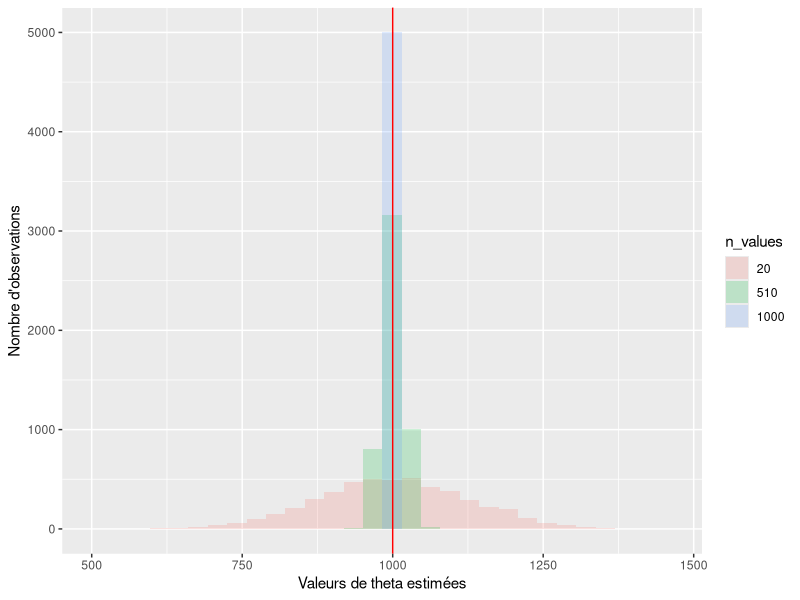
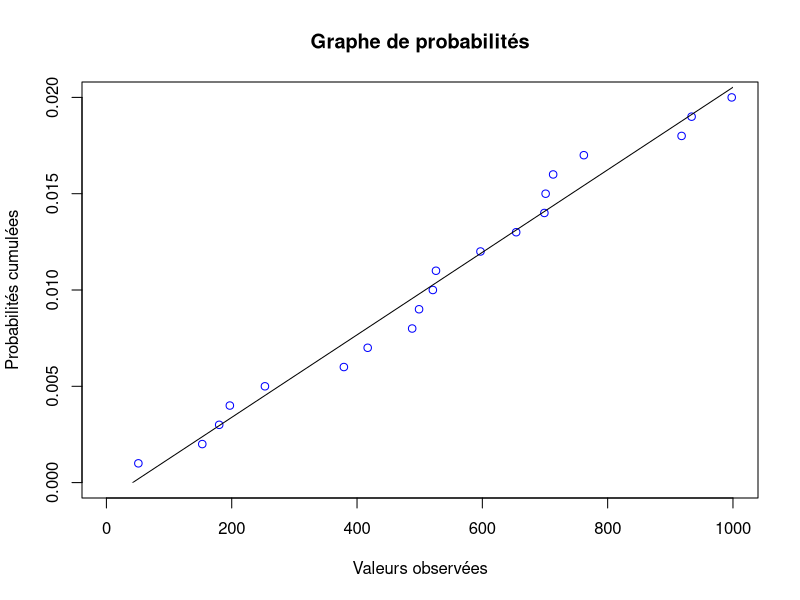

Recreate these plots in R, in order. (Note: this script raises an error after producing the figures.)
library(ggplot2)

# Q7.

histogram <- function(observations) {
    # Histogramme des observations
    par(mfcol = c(1, 2))
    
    # classes de même largeur
    # nombre de classes
    k <- ceiling(log(length(observations)) / log(2)) + 1
    a0 <-
        min(observations) - 0.025 * (max(observations) - min(observations))
    ak <-
        max(observations) + 0.025 * (max(observations) - min(observations))
    h <- (ak - a0) / k
    breaks = seq(a0, ak, h)
    
    histogram.largeur <- hist(
        observations,
        breaks = breaks,
        prob = T,
        main = "Histogramme des observations",
        ylab = "Nombre d'observations",
        xlab = "Valeurs observées"
    )
    # text(histogram.largeur$mids,
    #      histogram.largeur$counts,
    #      labels = histogram.largeur$counts,
    #      adj = c(0.5, -0.5))
    
    # classes de même effectif
    nombre_elements <- length(observations) / k
    observations.sorted <- sort(observations)
    b <- nombre_elements * 1:k - 1
    breaks <-
        c(a0, (observations.sorted[b] + observations.sorted[b + 1]) / 2, ak)
    
    histogram.effectif <- hist(
        observations,
        breaks = breaks,
        prob = T,
        main = "Histogramme des observations",
        ylab = "Nombre d'observations",
        xlab = "Valeurs observées"
    )
    # text(histogram.effectif$mids,
    #      histogram.effectif$counts,
    #      labels = histogram.effectif$counts,
    #      adj = c(0.5, -0.5))
    
    par(mfcol = c(1, 1))
}

probability_graph <-
    function(nombre_observations, theta) {
        observations <- sample(1:theta, nombre_observations, replace = T)
        # nombre_lancers premières composantes du vecteur d'observations triées
        observations.clip = sort(observations)[1:nombre_observations]
        probabilites_cumulee = seq(1:nombre_observations) / theta
        plot(
            observations.clip,
            probabilites_cumulee,
            main = "Graphe de probabilités",
            ylim = c(0, max(probabilites_cumulee)),
            # doit rester inférieur à 1
            xlim = c(1, theta),
            col = "blue",
            ylab = "Probabilités cumulées",
            xlab = "Valeurs observées"
        )
        
        # Régression linéaire
        observations.lm <-
            lm(probabilites_cumulee ~ observations.clip)
        # print(coef(observations.lm))
        # print(summary(observations.lm)$r.squared)
        
        # Tracé de la droite
        clip(1, theta, 0, 1)
        abline(observations.lm,
               ylim = c(0, max(probabilites_cumulee)),
               # doit rester inférieur à 1
               xlim = c(1, theta))
        
        # on récupère l'inverse de la pente de la droite de régression
        theta_graph <- 1 / coef(observations.lm)[2]
        
        return(theta_graph)
    }


estimateur.graph <- function(theta, nombre_observations) {
    observations = sample(1:theta, nombre_observations, replace = T)
    observations.clip = sort(observations)[1:nombre_observations]
    probabilites_cumulee = seq(1:nombre_observations) / theta
    observations.lm <-
        lm(probabilites_cumulee ~ observations.clip)
    return(1 / coef(observations.lm)[2])
}

estimateur.moments <-
    function(theta, nombre_observations, replace) {
        observations = sample(1:theta, nombre_observations, replace = replace)
        return(2 * mean(observations) - 1)
    }

estimateur.mediane <-
    function(theta, nombre_observations, replace) {
        observations = sample(1:theta, nombre_observations, replace = replace)
        return(2 * median(observations) - 1)
    }

estimateur.max <- function(theta, nombre_observations, replace) {
    observations = sample(1:theta, nombre_observations, replace = replace)
    return(max(observations))
}

estimateur.variance_min <-
    function(theta, nombre_observations, replace) {
        observations = sample(1:theta, nombre_observations, replace = replace)
        n = length(observations)
        m = max(observations)
        return((m ^ (n + 1) - (m - 1) ^ (n + 1)) / (m ^ n - (m - 1) ^ n))
    }

estimateur.max_unbiaised <-
    function(theta, nombre_observations, replace) {
        observations = sample(1:theta, nombre_observations, replace = replace)
        return((1 + 1 / length(observations)) * max(observations) - 1)
    }

estimateur.max_min <-
    function(theta, nombre_observations, replace) {
        observations = sample(1:theta, nombre_observations, replace = replace)
        return(max(observations) + min(observations) - 1)
    }


estimate_avec_remise <- function(nombre_observations, theta) {
    # Nombre de répétitions (ou d'échantillons)
    m = 5000
    
    # Estimateur des moments
    theta_moments <-
        replicate(m,
                  estimateur.moments(theta, nombre_observations, replace = T))
    # Estimateur de la médiane empirique
    theta_mediane <-
        replicate(m,
                  estimateur.mediane(theta, nombre_observations, replace = T))
    # Estimateur du maximum de vraisemblance
    theta_max <-
        replicate(m, estimateur.max(theta, nombre_observations, replace = T))
    # Estimateur graphique
    theta_graph <-
        replicate(m, estimateur.graph(theta, nombre_observations))
    # Estimateur de variance minimale
    theta_min <-
        replicate(m,
                  estimateur.variance_min(theta, nombre_observations, replace = T))
    
    return_list <-
        list(
            "moments" = theta_moments,
            "mediane" = theta_mediane,
            "max" = theta_max,
            "graph" = theta_graph,
            "variance_min" = theta_min
        )
    return(return_list)
}

estimate_sans_remise <- function(nombre_observations, theta) {
    # Nombre de répétitions (ou d'échantillons)
    m = 5000
    
    # Estimateur des moments
    theta_moments <-
        replicate(m,
                  estimateur.moments(theta, nombre_observations, replace = F))
    # Estimateur du maximum de vraisemblance
    theta_max <-
        replicate(m, estimateur.max(theta, nombre_observations, replace = F))
    # Estimateur sans biais
    theta_ss_biais <-
        replicate(m,
                  estimateur.max_unbiaised(theta, nombre_observations, replace = F))
    # Estimateur proposé
    theta_prop <-
        replicate(m,
                  estimateur.max_min(theta, nombre_observations, replace = F))
    
    return_list <-
        list(
            "moments" = theta_moments,
            "max" = theta_max,
            "max_unbiaised" = theta_ss_biais,
            "max_min" = theta_prop
        )
    return(return_list)
}


# Affichages graphiques
plot_estimations <- function(estimations) {
    for (name in names(estimations)) {
        print(
            qplot(
                estimations[[name]],
                main = paste("Distribution de l'estimateur", name),
                ylab = "Nombre d'observations",
                xlab = "Valeurs de theta estimées",
                fill = ..count..
            ) + theme_minimal() + geom_vline(aes(xintercept = 1000), lty = 3) + scale_fill_gradient(low = "blue", high = "red") + annotate(
                "text",
                x = (min(estimations[[name]]) + 1000) / 2,
                y = 5000 / 6,
                label = paste("sd<theta> :", round(sd(
                    estimations[[name]]
                ), digits = 2)),
                fontface = 2
            ) + annotate(
                "text",
                x = (min(estimations[[name]]) + 1000) / 2,
                y = 5000 / 6  - 60,
                label = paste("<theta> :", round(mean(
                    estimations[[name]]
                ), digits = 2)),
                fontface = 2
            )
        )
        moyenne_glissante <- vector()
        for (i in 1:5000) {
            moyenne_glissante[i] <- mean(estimations[[name]][1:i])
        }
        print(
            qplot(
                1:5000,
                moyenne_glissante,
                xlab = "Numéro de l'observation",
                ylab = "Moyenne glissante"
            ) + geom_line() + geom_hline(yintercept = 1000, color = "red")
        )
    }
}

# Analyse des graphes
# Pour vérifier si l'estimateur est biaisé ou non on fait 5000 simulations
# avec theta et n fixés. On applique ensuite les estimateurs à chaque échantillon
# et on observe la distribution obtenue.
# Un estimateur non biaisée aura, sur de nombreuses simulations, une valeur moyenne égale au nombre réel de tanks (ie. theta).
# L'efficacité de l'estimateur est observé en regardant la valeur de la variance.
# Un estimateur non-biaisé efficace aura la plus petite variance parmi les autres estimateurs non biaisés.
# On peut aussi observer la consistance de l'estimateur. On devrait observer que la distribution se concentre autour de la valeur réelle de theta lorsque le nombre d'observations augmente.
# Plus l'on capture de tanks, plus notre estimation de theta aura de chance d'être correcte.

superposed_histplot <- function(estimations) {
    # estimations est ici une matrice
    df <- stack(as.data.frame(cbind.data.frame(estimations)))
    colnames(df)[2] <- "n_values"
    ggplot(df, aes(x = values, fill = n_values)) + geom_histogram(alpha =
                                                                      0.2, position = "identity") + geom_vline(xintercept = 1000, color = "red") + ylab("Nombre d'observations") + xlab("Valeurs de theta estimées")
}

consistance <- function(theta, estimateur) {
    m <- 5000
    echantillon.number <- c(m, m, m)
    echantillon.length <- seq(20, theta, length.out = 3)
    new_list <-
        mapply(function(n, m) {
            replicate(m, estimateur.moments(theta, n, replace = F))
        }, echantillon.length, echantillon.number)
    colnames(new_list) <- echantillon.length
    return(new_list)
}

superposed_histplot(consistance(1000, estimateur.moments))

# Intervalles de confiance Q10.
intervalle <- function(observations, alpha) {
    maximum <- max(observations)
    n <- length(observations)
    return(c(maximum, maximum / (alpha ^ (1 / n))))
}

frequency <- function(theta, n, alpha = 0.05) {
    observations <- sample(1:theta, n, replace = F)
    inter <- intervalle(observations, alpha)
    return((theta >= inter[1] & theta <= inter[2]))
}

simul.confiance <- function(theta) {
    nombre <- 10
    echantillon.number <- round(seq(100, 5000, length.out = nombre))
    echantillon.length <- round(seq(1, theta, length.out = nombre))
    new_list <-
        mapply(function(n, m) {
            replicate(m, frequency(theta, n))
        }, echantillon.length, echantillon.number)
    percent <-
        sapply(new_list, function(logi) {
            sum(logi) / length(logi)
        })
    attr(percent, "echantillon.length") <- echantillon.length
    attr(percent, "echantillon.number") <- echantillon.number
    return(percent)
}

l <- simul.confiance(100)
# Comme prévu, lorsque n augmente on tend vers 1


bias <- function(observations, theta) {
    return(mean(observations) - theta)
}

mse <- function(observations, theta) {
    return(var(observations) + bias(observations, theta) ^ 2)
}

estimators.summary <- function(estimations, theta) {
    # Si un estimateur est non biaisé, sa variance est égale à sa MSE
    # La variance mesure la précision de l'estimateur.
    # Le biais mesure son exactitude.
    # Un estimateur avec une bonne MSE à une petite variance et un petit biais.
    estimations.mean <- sapply(estimations, mean)
    estimations.median <- sapply(estimations, median)
    estimations.sd <- sapply(estimations, sd)
    estimations.var <- sapply(estimations, var)
    estimations.bias <- sapply(estimations, bias, theta = theta)
    estimations.mse <- sapply(estimations, mse, theta = theta)
    estimations.summary <- data.frame(
        estimations.mean = estimations.mean,
        estimations.median = estimations.median,
        estimations.sd = estimations.sd,
        estimations.var = estimations.var,
        estimations.bias = estimations.bias,
        estimations.mse = estimations.mse
    )
    print(t(estimations.summary))
}

# le nombre d'observations est toujours inférieur à theta
# (on ne peut pas observer plus de tanks que le nombre de tanks produits)
probability_graph(nombre_observations = 20, theta = 1000)
# ou plus simplement
plot(ecdf(sample(1:theta, nombre_observations, replace = T)))
estimations <-
    estimate_avec_remise(nombre_observations = 20, theta = 1000)
estimators.summary(estimations, theta = 1000)
# theta = 1000 et n = 20
histogram(sample(1:1000, 20, replace = T))
# on n'affiche pas l'estimateur graphique
plot_estimations(estimations[-4])

estimations <-
    estimate_sans_remise(nombre_observations = 20, theta = 1000)
estimators.summary(estimations, theta = 1000)
# theta = 1000 et n = 20
histogram(sample(1:1000, 20, replace = F))
plot_estimations(estimations)



# 2. Comparaison de variances entre estimateurs sans remise non biaisés

var.moments <- function(theta, n) {
    return((theta - n) * (theta - 1) / (3 * n))
}
var.max_unbiaised <- function(theta, n) {
    return(1 / n * (theta - n) * (theta - 1) / (n + 2))
}
var.max_min <- function(theta, n) {
    return(2 / (n + 1) * (theta - n) * (theta - 1) / (n + 2))
}

theta <- 1000
taille_echantillon <- 100
values_moments <- vector(length = taille_echantillon)
values_max_unbiaised <- vector(length = taille_echantillon)
values_max_min <- vector(length = taille_echantillon)
for (n in 1:taille_echantillon) {
    values_moments[n] <- sqrt(var.moments(theta, n = n))
    values_max_unbiaised[n] <- sqrt(var.max_unbiaised(theta, n))
    values_max_min[n] <- sqrt(var.max_min(theta, n))
}
print(
    ggplot(
        data.frame(
            y = values_moments,
            y1 = values_max_unbiaised,
            y2 = values_max_min,
            x = 1:taille_echantillon
        ),
        aes(x, y)
    ) + geom_point(aes(x, y), color = "red") + geom_point(aes(x, y1), color = "green") + geom_point(aes(x, y2), color = "blue") + theme_minimal() +
        ylab(paste(
            "Ecart type des estimateurs pour theta =", theta
        )) + xlab("Taille n de l'échantillon")
)
# On voit que l'estimateur max_unbiaised (en vert) a la plus faible variance des 3 estimateurs toute taille d'échantillons confondue.
# C'est en fait le MVUE.

# Confidence Intervals
# on visualise la distribution de chaque estimateur sur 5000 simulations en faisant varier theta
confidence <- function(nombre_observations, estimateur) {
    m <- 5000
    observations <- round(seq(100, 160, length.out = 7))
    new_list <-
        lapply(observations, function(theta) {
            replicate(m, estimateur(theta, nombre_observations, replace = F))
        })
    names(new_list) <- observations
    return(new_list)
}

superposed_boxplot <- function(estimations) {
    # estimations est ici une liste
    # Pour tracer la ligne
    observations = sample(1:120, 20, replace = F)
    # Pour tracer tout le reste
    df <- stack(as.data.frame(do.call(cbind, estimations)))
    colnames(df)[2] <- "theta_values"
    ggplot() + geom_boxplot(
        data = df,
        aes(x = theta_values, y = values, fill = theta_values),
        outlier.shape = NA
    ) + ylab("Estimations de theta") + xlab("Valeurs réelles de theta") + geom_point(data = data.frame(x = seq(1, 7), y = round(seq(
        100, 160, length.out = 7
    ))),
    aes(x = x, y = y),
    color = "pink") + geom_line(data = data.frame(x = seq(1, 7), y = round(seq(
        100, 160, length.out = 7
    ))),
    aes(x = x, y = y),
    linetype = "dashed") + geom_hline(yintercept = max(observations), color = "blue")
}
superposed_boxplot(confidence(20, estimateur.moments))

# On réalise ici une estimation de l'intervalle auquel appartient le nombre de tanks.
# Disons que l'on observe un numéro de série maximum de 200 pour des échantillons de 20 tanks, et supposons que theta soit égal à 2000.
# Cela pourrait être vrai que l'on n'ait capturé des tanks présents dans les 200 premiers sortis de l'usine. Cependant c'est peu probable ie. on a plus de chances d'observer un numéro de série supérieur à 200 s'il y a réellement 2000 tanks. Ainsi on est confiant que les allemands ont moins de 2000 tanks.

# On cherche ici une borne supérieure sur theta.
# On trace la droite donnant l'estimation de theta pour la valeur maximale observée sur la première boite avec n = 20.
# On voit que l'estimation de theta est en dessous de ce qu'on observe avec une probabilité de 25% quand theta vaut ... . Ainsi, basé sur notre ligne d'observation, on rejetterai l'hypothèse nulle que theta vaut ... avec une certitude de 75%, parce qu'il est peu probable que le nombre maximal de tanks soit aussi bas s'il y avait vraiment ... tanks.
# Ainsi, pour n = 20 et pour le maximum de la première boîte, on peut dire que le nombre de tanks produit par les allemands est inférieur à ... avec une confiance de 75%.

# 2.2
# P(max <= k)
# k(k - 1)...(k - n + 1) / theta(theta - 1)...(theta - n + 1)
dunif.max <-
    function(x, k, n) {
        ifelse(x == k, 1, prod(k:(k - n + 1)) / prod(x:(x - n + 1)))
    }

values_n5 <- vector(length = 299)
for (i in 100:400) {
    values_n5[i - 99] <- dunif.max(x = i, k = 100, n = 5)
}

values_n10 <- vector(length = 299)
for (i in 100:400) {
    values_n10[i - 99] <- dunif.max(x = i, k = 100, n = 10)
}

# Affichage de la fonction de répartition comme fonction de theta pour n et k fixés:
# 95% du temps, le nombre total de tanks sera inférieur à environ 180 pour un maximum des observations k = 100 et n = 5 tanks.
print(
    ggplot(data.frame(y = values_n5, x = 100:400), aes(x, y)) + geom_point() +
        theme_minimal() + ylab("Fonction de répartition du maximum des observations") + xlab("theta") + geom_hline(aes(yintercept = .05), lty = 3)
)

# Avec 5 tanks supplémentaires capturés, on s'attend à ce que le nombre de tanks soit inférieur à environ 135 95% du temps.
# Augmenter la taille de l'échantillon donne une estimation plus précise de theta.
# On peut estimer theta en prenant la médiane de cette distribution. Ce n'est pas la meilleur estimation.
print(
    ggplot(data.frame(
        y = values_n5, y1 = values_n10, x = 100:400
    ), aes(x, y)) +
        geom_point() + geom_point(aes(x, y1), color = "gray") + theme_minimal() +
        ylab("Fonction de répartition du maximum des observations") + xlab("theta") + geom_hline(aes(yintercept = .05), lty = 3)
)

# P(max = k)
unif.max <- function(x, k, n) {
    choose(k - 1, n - 1) / choose(x, n)
}

values <- vector(length = 299)
for (i in 100:400) {
    values[i - 99] <- unif.max(i, k = 100, n = 5)
}
# La valeur de theta qui maximise la probabilité est le maximum k de l'échantillon. 100 est certainement une valeur sous-estimée de theta. En effet, cet estimateur est biaisé.
print(
    qplot(y = values, x = 100:400) + geom_line() + theme_minimal() + ylab("Probabilité que le maximum soit égal à k") + xlab("theta")
)

# Partie 3.

iphones <- read.table("iPhones.csv", sep = ";", header = T)
iphones.no.X <-
    data.frame(sapply(iphones, function(char) {
        gsub("X", "0", char)
    }))

lookupTAC <- seq(1:15)
names(lookupTAC) <- c(
    "161200",
    "161300",
    "161400",
    "171200",
    "171300",
    "171400",
    "174200",
    "174300",
    "174400",
    "177100",
    "177300",
    "177400",
    "177500",
    "177600",
    "180900"
)


NS <- function(char) {
    return((as.numeric(unname(lookupTAC[substr(char, 3, 8)])) - 1) * 1e6  + as.numeric(substr(char, 9, 14)))
}
NS("011613006769038")

iphones.no.X <- cbind(iphones.no.X, NS = NS(iphones.no.X$IMEI))

estimate <- function(iphones) {
    n = length(iphones$NS)
    m = max(iphones$NS)
    print((1 + 1 / n) * m - 1)
    print(m + min(iphones$NS) - 1)
}

estimate(iphones.no.X)

# on groupe les semaines 4 par 4,
# on effectue une petite translation de notre table pour l'affichage graphique
# 25 : 6 --> 25 : 0 pour 13 valeurs différentes
lookupWeek <- (rep(1:round(52 / 4), each = 4) + 6) %% 13
names(lookupWeek) <- sprintf("%02d", 1:52)

weekgroup <- function(NS) {
    return(unname(lookupWeek[substr(NS, 4, 5)]))
}

iphones.no.X <-
    cbind(iphones.no.X, weekgroup = weekgroup(iphones.no.X$PC))

iphones.summary <- function(iphones) {
    sum <- data.frame(
        iphones.mean = mean(iphones$NS),
        iphones.median = median(iphones$NS),
        iphones.sd = sd(iphones$NS),
        iphones.var = var(iphones$NS)
    )
    print(sum)
}

iphones.summary(iphones.no.X)

grouped <- split(iphones.no.X, f = iphones.no.X$weekgroup)
group.estimations <-
    lapply(grouped, estimate)

print(ggplot(iphones.no.X) + geom_point(aes(x = weekgroup, y = NS)))

# On choisit alpha = 0.01.
# p-value < alpha --> on rejette H0
# H0 est que les observations suivent une distribution uniforme de leur valeur minimale à leur valeur maximale.
# test de Kolmogorov-Smirnov
ks.test(iphones.no.X$NS,
        "punif",
        min(iphones.no.X$NS),
        max(iphones.no.X$NS))
# chi-squared test
chisq.test(iphones.no.X$NS)

plot(ecdf(iphones.no.X$NS))
curve(punif(x, min(iphones.no.X$NS), max(iphones.no.X$NS)), add = T, col = "red")

ks <- function(iphones) {
    return(ks.test(iphones$NS, "punif", min(iphones$NS), max(iphones$NS)))
}

chisq <- function(iphones) {
    return(chisq.test(iphones$NS))
}

lapply(grouped, iphones.summary)
group.ks.test <- lapply(grouped, ks)
# Uniforme sur toutes les périodes sauf la seconde (p-value = 0.02365)
# group.chisq.test <- lapply(grouped, chisq)

# Production initiale (mise sur le marché) très forte en juin 2008. Cette production a progressivement diminuée (baisse de la demande).
# Cela explique la non uniformité des numéros de série sur toute la période.

# On est plutôt uniforme sur la fin de la distribution
plot(ecdf(iphones.no.X[60:139, ]$NS))
curve(punif(x, min(iphones.no.X[60:139, ]$NS), max(iphones.no.X[60:139, ]$NS)), add = T, col = "red")
ks(iphones.no.X[60:139, ])
estimate(iphones.no.X[60:139, ])
# On est toujours bon d'après la p-value

ks(iphones.no.X[52:139, ])
# là c'est limite, la valeur prédite est semblable
